Frame 1 (no input): blank canvas, image omitted
Frame 60 (no input): blank canvas, image omitted
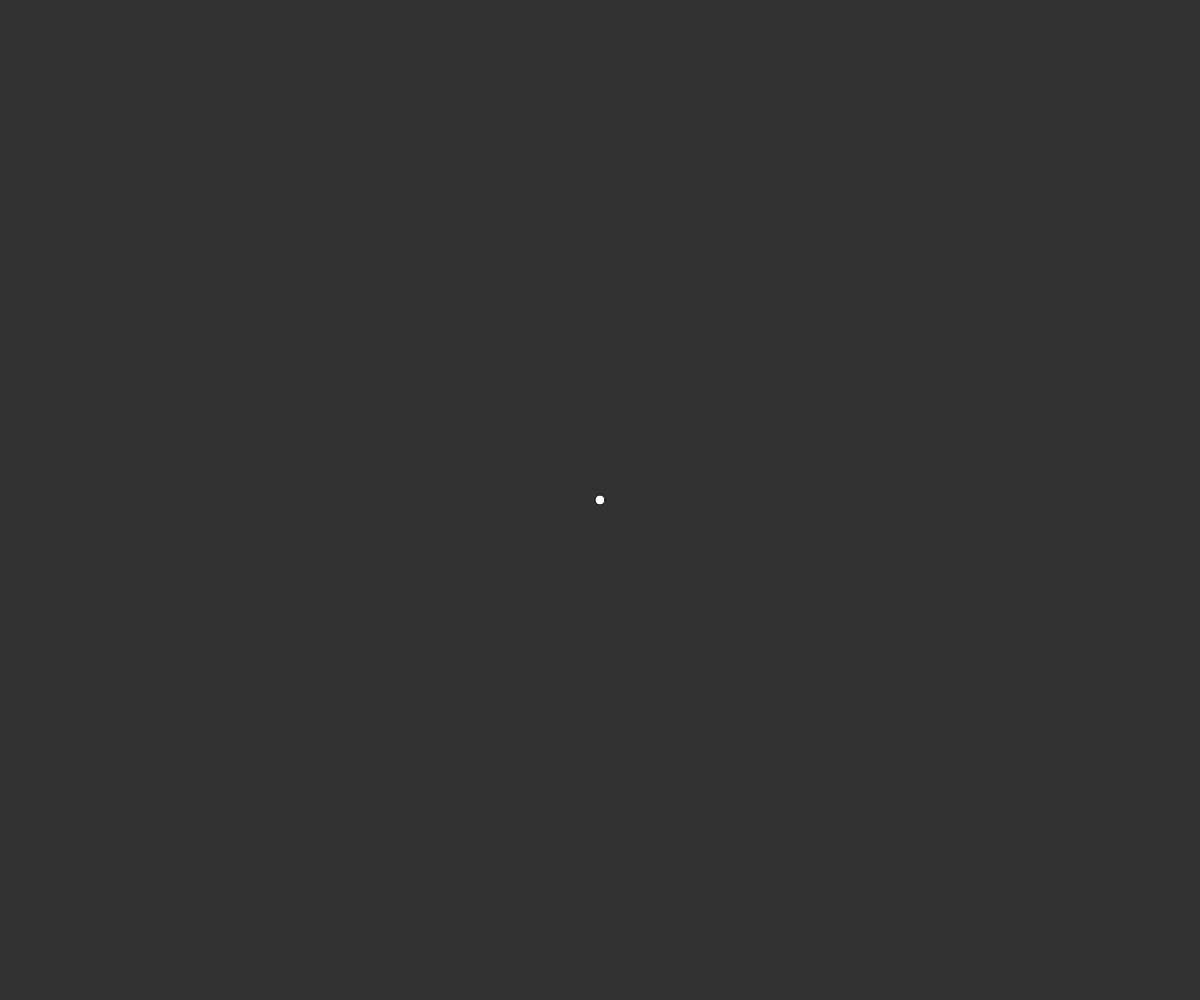
Frame 120 (the mouse pressed at the canvas centre since frame 60)

The p5.js sketch whose frames 1 and 60 were blank and that drew this single picture after the mouse press (run headless with seeded random() and noise() and a simulated clock; from frame 60 on, the mouse is pressed at the canvas centre):

// p5.js sketch
// ── sketch.js
let allPoints=[]

function setup() {
  createCanvas(windowWidth, windowHeight);
}

function mousePressed(){
  const vertex=createVector(mouseX,mouseY);
  allPoints.push(vertex);

}

function draw() {
  background(50);
  
  //initial condition
  let un=[...allPoints]
  let r=[]
  if(un.length>0){
    r=[un[0]]
  }
  un.splice(0,1)
  
  //checking for the smallest dist
 
   
  while(un.length>0){
    let dis=10000000;
    let ui;
    let ri;
    
    for(let i=0;i<r.length;i++){
      for(let j=0;j<un.length;j++){
        let newDist= dist(r[i].x,r[i].y,un[j].x,un[j].y);
        if(newDist<dis){
          dis=newDist;
          ui=j;
          ri=i;
        }
      }
    }
    fill(255);
    strokeWeight(4);
    line(r[ri].x,r[ri].y,un[ui].x,un[ui].y)
    r.push(un[ui]);
    un.splice(ui,1)
  }

  
  
  
  
  //Draw
  
  for(let i=0;i<allPoints.length;i++){
    fill(255)
    stroke(4);
    circle(allPoints[i].x,allPoints[i].y,10);

  }
}
